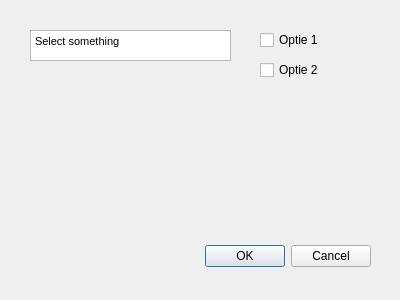
<?xml version="1.0" encoding="UTF-8"?>
<ui version="4.0">
 <class>SDSSpluginDialogBase</class>
 <widget class="QDialog" name="SDSSpluginDialogBase">
  <property name="geometry">
   <rect>
    <x>0</x>
    <y>0</y>
    <width>400</width>
    <height>300</height>
   </rect>
  </property>
  <property name="windowTitle">
   <string>SDSS plugin</string>
  </property>
  <widget class="QDialogButtonBox" name="button_box">
   <property name="geometry">
    <rect>
     <x>30</x>
     <y>240</y>
     <width>341</width>
     <height>32</height>
    </rect>
   </property>
   <property name="orientation">
    <enum>Qt::Horizontal</enum>
   </property>
   <property name="standardButtons">
    <set>QDialogButtonBox::Cancel|QDialogButtonBox::Ok</set>
   </property>
  </widget>
  <widget class="QTextBrowser" name="textBrowser">
   <property name="geometry">
    <rect>
     <x>30</x>
     <y>30</y>
     <width>201</width>
     <height>31</height>
    </rect>
   </property>
   <property name="html">
    <string>&lt;!DOCTYPE HTML PUBLIC &quot;-//W3C//DTD HTML 4.0//EN&quot; &quot;http://www.w3.org/TR/REC-html40/strict.dtd&quot;&gt;
&lt;html&gt;&lt;head&gt;&lt;meta name=&quot;qrichtext&quot; content=&quot;1&quot; /&gt;&lt;style type=&quot;text/css&quot;&gt;
p, li { white-space: pre-wrap; }
&lt;/style&gt;&lt;/head&gt;&lt;body style=&quot; font-family:'MS Shell Dlg 2'; font-size:7.5pt; font-weight:400; font-style:normal;&quot;&gt;
&lt;p style=&quot; margin-top:0px; margin-bottom:0px; margin-left:0px; margin-right:0px; -qt-block-indent:0; text-indent:0px;&quot;&gt;&lt;span style=&quot; font-size:8pt;&quot;&gt;Select something&lt;/span&gt;&lt;/p&gt;&lt;/body&gt;&lt;/html&gt;</string>
   </property>
  </widget>
  <widget class="QCheckBox" name="checkBox">
   <property name="geometry">
    <rect>
     <x>260</x>
     <y>30</y>
     <width>81</width>
     <height>20</height>
    </rect>
   </property>
   <property name="text">
    <string>Optie 1</string>
   </property>
  </widget>
  <widget class="QCheckBox" name="checkBox_2">
   <property name="geometry">
    <rect>
     <x>260</x>
     <y>60</y>
     <width>81</width>
     <height>20</height>
    </rect>
   </property>
   <property name="text">
    <string>Optie 2</string>
   </property>
  </widget>
 </widget>
 <resources/>
 <connections>
  <connection>
   <sender>button_box</sender>
   <signal>accepted()</signal>
   <receiver>SDSSpluginDialogBase</receiver>
   <slot>accept()</slot>
   <hints>
    <hint type="sourcelabel">
     <x>20</x>
     <y>20</y>
    </hint>
    <hint type="destinationlabel">
     <x>20</x>
     <y>20</y>
    </hint>
   </hints>
  </connection>
  <connection>
   <sender>button_box</sender>
   <signal>rejected()</signal>
   <receiver>SDSSpluginDialogBase</receiver>
   <slot>reject()</slot>
   <hints>
    <hint type="sourcelabel">
     <x>20</x>
     <y>20</y>
    </hint>
    <hint type="destinationlabel">
     <x>20</x>
     <y>20</y>
    </hint>
   </hints>
  </connection>
 </connections>
</ui>
